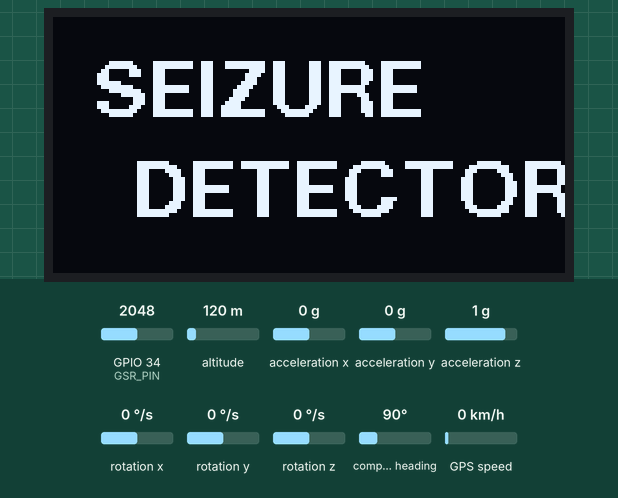
The sketch below on a simulated ESP32. On the bench: 128×64 one-colour display. The test bench sets the inputs (shaded band); at power-on: acceleration x 0 g, GPIO 34 (GSR_PIN) = 2048, acceleration y 0 g, acceleration z 1 g, rotation x 0 °/s, altitude 120 m, rotation y 0 °/s, rotation z 0 °/s, compass heading 90°, GPS speed 0 km/h. The GPS gets a fix after 3 s at 37.7749, -122.4194 with 8 satellites; the modem accepts every AT command (registered, SIM ready, sends succeed) and sends nothing else; what the sketch prints to the serial monitor is not drawn.

Above: at 0.6 s.
At 18.8 s:
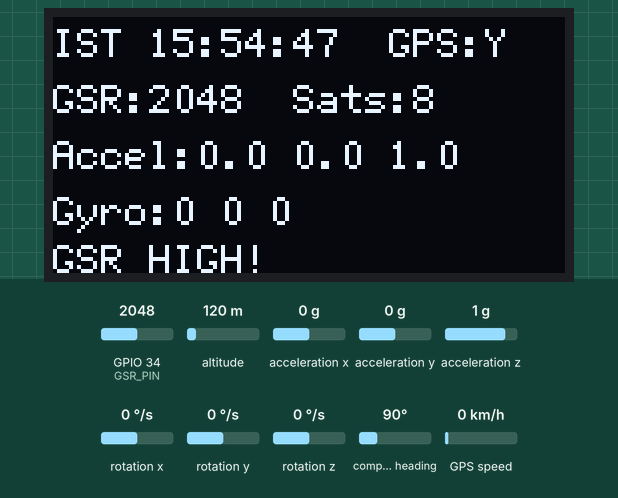
18.9 s: acceleration x set to -1.4 g
At 20.1 s:
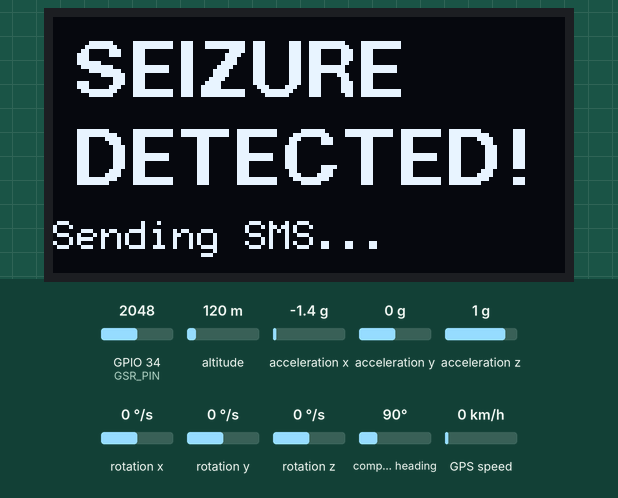
20.4 s: GPIO 34 (GSR_PIN) set to 734
24.1 s: GPIO 34 (GSR_PIN) set to 651
25.8 s: acceleration y set to -1.4 g
At 29.29 s:
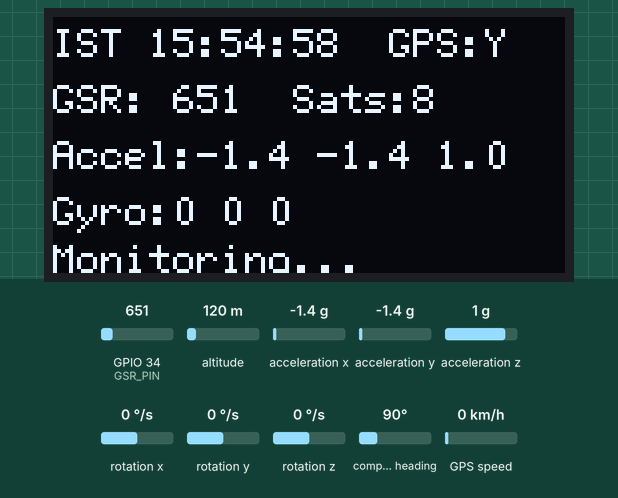
29.5 s: acceleration z set to -1.4 g
At 30.7 s:
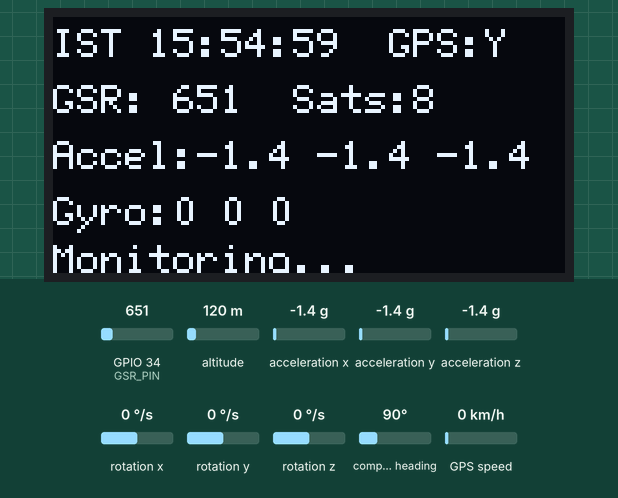
31.3 s: rotation x set to -192 °/s
At 33.4 s:
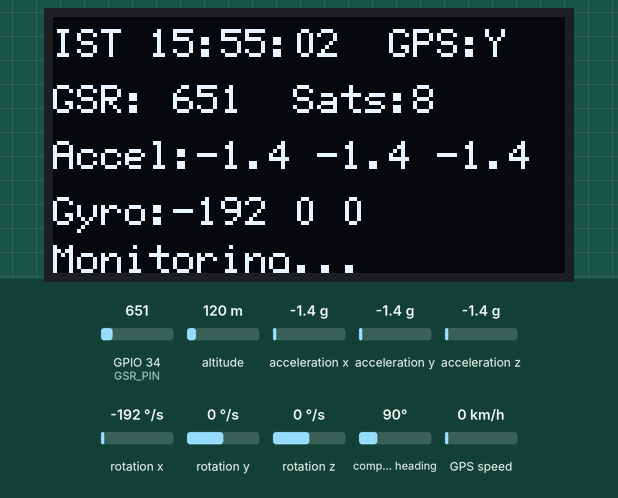
Timing chart, 0 to 34.4 s (numbered marks = the images above; inputs shaded):
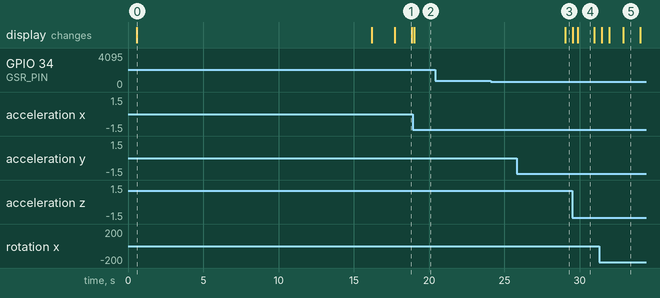

The sketch:

Epilepsy_Detector_Code.ino
```cpp
/*
 * ============================================
 *   EPILEPSY SEIZURE DETECTOR - COMPLETE
 *   With All Sensors + SMS Emergency Alerts
 * ============================================
 *
 *   Components:
 *   - OLED SSD1306 Display (I2C)
 *   - MPU6050 Gyroscope + Accelerometer (I2C)
 *   - ADXL345 Accelerometer (I2C)
 *   - GSR Sensor (Analog)
 *   - GPS NEO-6M (Serial - 9600 baud)
 *   - SIM800L GSM Module (Serial - 9600 baud)
 *
 *   Detection Logic:
 *   - GSR elevated (sweating) +
 *   - Accelerometer OR Gyroscope over threshold
 *   = SEIZURE ALERT → Send SMS
 * ============================================
 */

#include <Wire.h>
#include <U8g2lib.h>
#include <MPU6050_light.h>
#include <Adafruit_Sensor.h>
#include <Adafruit_ADXL345_U.h>
#include <TinyGPSPlus.h>

// ========= Pin Definitions =========
// I2C Pins (Shared by OLED, MPU6050, ADXL345)
constexpr uint8_t SDA_PIN = 21;
constexpr uint8_t SCL_PIN = 22;

// GSR Sensor
constexpr int GSR_PIN = 34;

// GPS NEO-6M
constexpr int GPS_RX_PIN = 16;
constexpr int GPS_TX_PIN = 17;

// SIM800L GSM
constexpr int SIM800_RX_PIN = 27;  // ESP32 RX ← SIM800L TX
constexpr int SIM800_TX_PIN = 14;  // ESP32 TX → SIM800L RX

// ========= OLED Display =========
U8G2_SSD1306_128X64_NONAME_F_HW_I2C u8g2(U8G2_R0, U8X8_PIN_NONE, SCL_PIN, SDA_PIN);

// ========= MPU6050 =========
MPU6050 mpu(Wire);
bool mpuOK = false;

// ========= ADXL345 =========
Adafruit_ADXL345_Unified adxl = Adafruit_ADXL345_Unified(12345);
bool adxlOK = false;

// ========= GPS NEO-6M =========
TinyGPSPlus gps;
HardwareSerial SerialGPS(2);

// ========= SIM800L GSM =========
HardwareSerial SerialSIM(1);

// ========= Detection Thresholds =========
constexpr int   GSR_THRESHOLD      = 700;     // Raw ADC (higher = more sweat)
constexpr float ACC_THRESHOLD_G    = 1.20f;   // Acceleration in g
constexpr float GYRO_THRESHOLD_DPS = 120.0f;  // Rotation in °/s

// ========= Emergency Contact =========
String emergencyNumber = "+918675265597";  // ⚠️ CHANGE THIS!

// ========= Timing =========
uint32_t lastDisplay = 0;
constexpr uint32_t DISPLAY_INTERVAL = 150;
uint32_t lastSMSTime = 0;
constexpr uint32_t SMS_COOLDOWN = 60000;  // 1 minute between SMS

// ========= Sensor Values =========
float mpu_ax, mpu_ay, mpu_az;
float mpu_gx, mpu_gy, mpu_gz;
float adxl_ax, adxl_ay, adxl_az;
float combined_ax, combined_ay, combined_az;
int gsrValue;
int satellites;
bool gpsFix;
char timeIST[16];
double latitude, longitude;

// ========= Detection State =========
bool seizureDetected = false;
bool smsSent = false;
uint32_t detectionTime = 0;
constexpr uint32_t ALERT_DURATION_MS = 5000;

// ========= Function Prototypes =========
void readAllSensors();
void updateGPSTime();
bool checkSeizureCondition();
void drawNormalScreen();
void drawAlertScreen();
void printSerial();
void sendSMS(String number, String message);
bool sendATCommand(String cmd, uint32_t timeout, String expectedResponse);

void setup() {
  Serial.begin(115200);
  delay(500);

  Serial.println("═══════════════════════════════════════════════════");
  Serial.println("   EPILEPSY SEIZURE DETECTOR - COMPLETE SYSTEM     ");
  Serial.println("   With SMS Emergency Alerts                       ");
  Serial.println("═══════════════════════════════════════════════════");

  // ========= Initialize I2C =========
  Wire.begin(SDA_PIN, SCL_PIN);
  Wire.setClock(400000);

  // ========= Initialize OLED =========
  Serial.println("Initializing OLED...");
  if (u8g2.begin()) {
    Serial.println("✅ OLED OK");
  } else {
    Serial.println("❌ OLED FAILED");
  }

  // Show startup screen
  u8g2.clearBuffer();
  u8g2.setFont(u8g2_font_fub14_tf);
  u8g2.drawStr(10, 25, "SEIZURE");
  u8g2.drawStr(20, 50, "DETECTOR");
  u8g2.sendBuffer();
  delay(1000);

  // ========= Initialize MPU6050 =========
  Serial.println("Initializing MPU6050...");
  if (mpu.begin() == 0) {
    mpuOK = true;
    Serial.println("✅ MPU6050 OK");
    delay(500);
    mpu.calcOffsets(true, true);
    Serial.println("✅ MPU6050 Calibrated");
  } else {
    Serial.println("❌ MPU6050 FAILED");
  }

  // ========= Initialize ADXL345 =========
  Serial.println("Initializing ADXL345...");
  adxlOK = adxl.begin();
  if (adxlOK) {
    adxl.setRange(ADXL345_RANGE_2_G);
    Serial.println("✅ ADXL345 OK");
  } else {
    Serial.println("❌ ADXL345 FAILED");
  }

  // ========= Initialize GPS =========
  SerialGPS.begin(9600, SERIAL_8N1, GPS_RX_PIN, GPS_TX_PIN);
  Serial.println("✅ GPS NEO-6M Started (9600 baud)");

  // ========= Initialize GSR =========
  pinMode(GSR_PIN, INPUT);
  Serial.println("✅ GSR Sensor Ready");

  // ========= Initialize SIM800L =========
  Serial.println("Initializing SIM800L...");
  SerialSIM.begin(9600, SERIAL_8N1, SIM800_RX_PIN, SIM800_TX_PIN);
  delay(2000);

  // Check SIM800L communication
  if (sendATCommand("AT", 2000, "OK")) {
    Serial.println("✅ SIM800L OK");

    // Set SMS to text mode
    if (sendATCommand("AT+CMGF=1", 2000, "OK")) {
      Serial.println("✅ SMS Text Mode Set");
    }

    // Check SIM card
    if (sendATCommand("AT+CPIN?", 2000, "READY")) {
      Serial.println("✅ SIM Card Ready");
    }

    // Check network
    sendATCommand("AT+CREG?", 3000, "");
    sendATCommand("AT+CSQ", 2000, "");
  } else {
    Serial.println("❌ SIM800L Not responding");
  }

  // ========= Show Configuration =========
  Serial.println("────────────────────────────────────");
  Serial.println("Detection Thresholds:");
  Serial.print("  GSR:       > ");
  Serial.println(GSR_THRESHOLD);
  Serial.print("  Accel:     > ");
  Serial.print(ACC_THRESHOLD_G);
  Serial.println(" g");
  Serial.print("  Gyro:      > ");
  Serial.print(GYRO_THRESHOLD_DPS);
  Serial.println(" °/s");
  Serial.print("  Emergency: ");
  Serial.println(emergencyNumber);
  Serial.println("────────────────────────────────────");

  Serial.println("═══════════════════════════════════════════════════");
  Serial.println("System Ready! Monitoring for seizures...");
  Serial.println("═══════════════════════════════════════════════════");

  // Show ready screen
  u8g2.clearBuffer();
  u8g2.setFont(u8g2_font_fub11_tf);
  u8g2.drawStr(25, 20, "SYSTEM");
  u8g2.drawStr(25, 38, "READY!");
  u8g2.setFont(u8g2_font_6x12_tf);
  u8g2.drawStr(10, 58, "Monitoring...");
  u8g2.sendBuffer();
  delay(1500);
}

void loop() {
  // ========= Read GPS Data =========
  while (SerialGPS.available() > 0) {
    gps.encode(SerialGPS.read());
  }

  // ========= Read SIM800L Data =========
  while (SerialSIM.available()) {
    char c = SerialSIM.read();
    Serial.write(c);
  }

  // ========= Read All Sensors =========
  readAllSensors();

  // ========= Check for Seizure =========
  if (checkSeizureCondition()) {
    if (!seizureDetected) {
      seizureDetected = true;
      detectionTime = millis();
      smsSent = false;
      Serial.println("\n⚠️ ⚠️ ⚠️  SEIZURE DETECTED!  ⚠️ ⚠️ ⚠️");
    }
  }

  // ========= Send SMS Alert =========
  if (seizureDetected && !smsSent && (millis() - lastSMSTime > SMS_COOLDOWN)) {
    sendEmergencySMS();
    smsSent = true;
    lastSMSTime = millis();
  }

  // ========= Clear Alert After Duration =========
  if (seizureDetected && (millis() - detectionTime > ALERT_DURATION_MS)) {
    seizureDetected = false;
  }

  // ========= Update Display =========
  if (millis() - lastDisplay >= DISPLAY_INTERVAL) {
    lastDisplay = millis();

    if (seizureDetected) {
      drawAlertScreen();
    } else {
      drawNormalScreen();
    }

    printSerial();
  }

  delay(10);
}

// ========= Read All Sensors =========
void readAllSensors() {
  // Read MPU6050
  if (mpuOK) {
    mpu.update();
    mpu_ax = mpu.getAccX();
    mpu_ay = mpu.getAccY();
    mpu_az = mpu.getAccZ();
    mpu_gx = mpu.getGyroX();
    mpu_gy = mpu.getGyroY();
    mpu_gz = mpu.getGyroZ();
  }

  // Read ADXL345
  if (adxlOK) {
    sensors_event_t event;
    adxl.getEvent(&event);
    const float g = 9.80665f;
    adxl_ax = event.acceleration.x / g;
    adxl_ay = event.acceleration.y / g;
    adxl_az = event.acceleration.z / g;
  }

  // Combine accelerometers (average)
  if (mpuOK && adxlOK) {
    combined_ax = (mpu_ax + adxl_ax) / 2.0f;
    combined_ay = (mpu_ay + adxl_ay) / 2.0f;
    combined_az = (mpu_az + adxl_az) / 2.0f;
  } else if (mpuOK) {
    combined_ax = mpu_ax;
    combined_ay = mpu_ay;
    combined_az = mpu_az;
  } else if (adxlOK) {
    combined_ax = adxl_ax;
    combined_ay = adxl_ay;
    combined_az = adxl_az;
  }

  // Read GSR
  gsrValue = analogRead(GSR_PIN);

  // Update GPS info
  gpsFix = gps.location.isValid();
  satellites = gps.satellites.value();

  if (gpsFix) {
    latitude = gps.location.lat();
    longitude = gps.location.lng();
  }

  updateGPSTime();
}

// ========= Update GPS Time =========
void updateGPSTime() {
  if (gps.time.isValid()) {
    int hh = gps.time.hour();
    int mm = gps.time.minute();
    int ss = gps.time.second();
    // Convert UTC to IST (add 5 hours 30 minutes)
    long total = hh * 3600L + mm * 60L + ss + 5 * 3600L + 30 * 60L;
    total = (total % 86400L + 86400L) % 86400L;
    snprintf(timeIST, sizeof(timeIST), "%02d:%02d:%02d",
             (int)(total / 3600), (int)((total % 3600) / 60), (int)(total % 60));
  } else {
    uint32_t s = millis() / 1000;
    snprintf(timeIST, sizeof(timeIST), "%02lu:%02lu:%02lu", s/3600, (s/60)%60, s%60);
  }
}

// ========= Seizure Detection Logic =========
bool checkSeizureCondition() {
  // Check GSR threshold
  bool gsrHigh = (gsrValue > GSR_THRESHOLD);

  // Check Accelerometer threshold (any axis)
  bool accelHigh = (fabs(combined_ax) > ACC_THRESHOLD_G) ||
                   (fabs(combined_ay) > ACC_THRESHOLD_G) ||
                   (fabs(combined_az) > ACC_THRESHOLD_G);

  // Check Gyroscope threshold (any axis)
  bool gyroHigh = (fabs(mpu_gx) > GYRO_THRESHOLD_DPS) ||
                  (fabs(mpu_gy) > GYRO_THRESHOLD_DPS) ||
                  (fabs(mpu_gz) > GYRO_THRESHOLD_DPS);

  // Seizure detected if: GSR high AND (accel high OR gyro high)
  return gsrHigh && (accelHigh || gyroHigh);
}

// ========= Draw Normal Screen =========
void drawNormalScreen() {
  u8g2.clearBuffer();
  u8g2.setFont(u8g2_font_6x12_tf);

  char buf[32];

  // Line 1: Time + GPS Status
  snprintf(buf, sizeof(buf), "IST %s  GPS:%c", timeIST, gpsFix ? 'Y' : 'N');
  u8g2.drawStr(0, 10, buf);

  // Line 2: GSR + Satellites
  snprintf(buf, sizeof(buf), "GSR:%4d  Sats:%d", gsrValue, satellites);
  u8g2.drawStr(0, 24, buf);

  // Line 3: Accelerometer
  snprintf(buf, sizeof(buf), "Accel:%.1f %.1f %.1f", combined_ax, combined_ay, combined_az);
  u8g2.drawStr(0, 38, buf);

  // Line 4: Gyroscope
  snprintf(buf, sizeof(buf), "Gyro:%.0f %.0f %.0f", mpu_gx, mpu_gy, mpu_gz);
  u8g2.drawStr(0, 52, buf);

  // Line 5: Status
  if (gsrValue > GSR_THRESHOLD) {
    u8g2.drawStr(0, 64, "GSR HIGH!");
  } else {
    u8g2.drawStr(0, 64, "Monitoring...");
  }

  u8g2.sendBuffer();
}

// ========= Draw Alert Screen =========
void drawAlertScreen() {
  u8g2.clearBuffer();

  // Big alert message
  u8g2.setFont(u8g2_font_fub14_tf);
  u8g2.drawStr(5, 20, "SEIZURE");
  u8g2.drawStr(5, 42, "DETECTED!");

  // SMS status
  u8g2.setFont(u8g2_font_6x12_tf);
  if (smsSent) {
    u8g2.drawStr(0, 58, "SMS Sent!");
  } else {
    u8g2.drawStr(0, 58, "Sending SMS...");
  }

  u8g2.sendBuffer();
}

// ========= Print Serial Output =========
void printSerial() {
  Serial.print("IST: ");
  Serial.print(timeIST);
  Serial.print(" | GPS: ");
  Serial.print(gpsFix ? "FIX" : "NO FIX");
  Serial.print(" | Sats: ");
  Serial.print(satellites);
  Serial.print(" | GSR: ");
  Serial.print(gsrValue);
  Serial.print(gsrValue > GSR_THRESHOLD ? " [HIGH]" : "");
  Serial.print(" | Accel: ");
  Serial.print(combined_ax, 2);
  Serial.print(",");
  Serial.print(combined_ay, 2);
  Serial.print(",");
  Serial.print(combined_az, 2);
  Serial.print(" | Gyro: ");
  Serial.print(mpu_gx, 0);
  Serial.print(",");
  Serial.print(mpu_gy, 0);
  Serial.print(",");
  Serial.println(mpu_gz, 0);

  if (seizureDetected) {
    Serial.println(">>> ⚠️ SEIZURE ALERT ACTIVE ⚠️ <<<");
    if (smsSent) {
      Serial.println(">>> SMS Alert Sent to: " + emergencyNumber);
    }
  }
}

// ========= Send Emergency SMS =========
void sendEmergencySMS() {
  Serial.println("\n═══════════════════════════════════════════════════");
  Serial.println("SENDING EMERGENCY SMS...");
  Serial.println("═══════════════════════════════════════════════════");

  // Build message
  String message = "SEIZURE DETECTED!\n";
  message += "Time: " + String(timeIST) + " IST\n";

  if (gpsFix) {
    message += "Location: ";
    message += String(latitude, 6) + "," + String(longitude, 6);
    message += "\nhttps://maps.google.com/?q=";
    message += String(latitude, 6) + "," + String(longitude, 6);
  } else {
    message += "Location: No GPS Fix";
  }

  Serial.println("To: " + emergencyNumber);
  Serial.println("Message:");
  Serial.println(message);
  Serial.println("────────────────────────────────────");

  sendSMS(emergencyNumber, message);

  Serial.println("═══════════════════════════════════════════════════");
}

// ========= Send SMS Function =========
void sendSMS(String number, String message) {
  // Set text mode
  SerialSIM.println("AT+CMGF=1");
  delay(500);

  // Clear buffer
  while (SerialSIM.available()) {
    SerialSIM.read();
  }

  // Set recipient
  SerialSIM.print("AT+CMGS=\"");
  SerialSIM.print(number);
  SerialSIM.println("\"");
  delay(500);

  // Clear buffer
  while (SerialSIM.available()) {
    SerialSIM.read();
  }

  // Send message
  SerialSIM.print(message);
  delay(500);

  // Send Ctrl+Z (ASCII 26)
  SerialSIM.write(26);

  Serial.println("SMS sending... Please wait...");

  // Wait for response
  delay(5000);

  String response = "";
  while (SerialSIM.available()) {
    response += (char)SerialSIM.read();
  }

  if (response.indexOf("OK") >= 0 || response.indexOf("+CMGS") >= 0) {
    Serial.println("✅ SMS SENT SUCCESSFULLY!");
  } else if (response.indexOf("ERROR") >= 0) {
    Serial.println("❌ SMS FAILED!");
    Serial.println("Response: " + response);
  } else {
    Serial.println("SMS status unknown. Response: " + response);
  }
}

// ========= Send AT Command =========
bool sendATCommand(String cmd, uint32_t timeout, String expectedResponse) {
  Serial.print(">>> ");
  Serial.println(cmd);
  SerialSIM.println(cmd);

  String response = "";
  uint32_t startTime = millis();

  while (millis() - startTime < timeout) {
    while (SerialSIM.available()) {
      response += (char)SerialSIM.read();
    }
  }

  Serial.print("<<< ");
  Serial.println(response);

  if (expectedResponse.length() > 0) {
    return (response.indexOf(expectedResponse) >= 0);
  }
  return true;
}
```

Measured:
- after the input at 18.9 s, the display: changes after 0.10 s (image 2)
- after the input at 20.4 s, every drawn part: stays the same
- after the input at 24.1 s, every drawn part: stays the same
- after the input at 25.8 s, the display: changes after 3.3 s (image 3)
- what the display in image 0 shows lasts 15.6 s, from 0.6 s to 16.2 s
- what the display in image 1 shows lasts 1.1 s, from 17.7 s to 18.8 s
